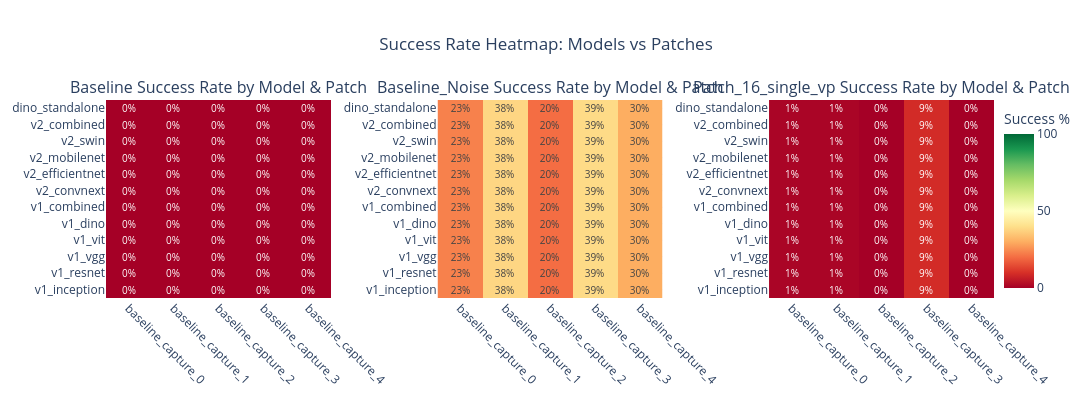

Notebook code cell kept with this figure:
### Code cell
# Heatmap visualization of success rates using Plotly
# Shows success rate matrix: Models vs Patches for each approach

# Get success columns from first experiment's dataframe
first_exp_name = list(experiment_dfs.keys())[0]
first_df = experiment_dfs[first_exp_name]
success_cols = [c for c in first_df.columns if c.endswith('_success')]
models = [c.replace('_success', '') for c in success_cols]

is_multi_pose = 'pose_idx' in first_df.columns

# Prepare heatmap data for all experiments
exp_names = list(experiment_dfs.keys())
n_experiments = len(exp_names)

# Create heatmap data for each experiment
heatmap_data_dict = {}
for exp_name, df in experiment_dfs.items():
    heatmap_data = []
    for col in success_cols:
        patch_rates = df.groupby('patch_name')[col].mean() * 100
        heatmap_data.append(patch_rates.values)
    heatmap_data_dict[exp_name] = heatmap_data

# Get patch names (from first experiment)
patch_names = first_df.groupby('patch_name').first().index.tolist()
# Truncate long patch names for display
patch_names_display = [p[:20] + '...' if len(p) > 20 else p for p in patch_names]

# Create side-by-side heatmaps for all experiments
fig = make_subplots(
    rows=1, cols=n_experiments,
    subplot_titles=[f'{name} Success Rate by Model & Patch' for name in exp_names],
    horizontal_spacing=0.12
)

# Add heatmap for each experiment
for exp_idx, exp_name in enumerate(exp_names):
    colorbar_x = (exp_idx + 1) / n_experiments - 0.02 if exp_idx < n_experiments - 1 else 1.0
    fig.add_trace(
        go.Heatmap(
            z=heatmap_data_dict[exp_name],
            x=patch_names_display,
            y=models,
            colorscale='RdYlGn',
            zmin=0,
            zmax=100,
            text=[[f'{v:.0f}%' for v in row] for row in heatmap_data_dict[exp_name]],
            texttemplate='%{text}',
            textfont={"size": 10},
            colorbar=dict(title='Success %' if exp_idx == n_experiments - 1 else '', x=colorbar_x),
            showscale=(exp_idx == n_experiments - 1)  # Only show colorbar on last heatmap
        ),
        row=1, col=exp_idx + 1
    )

fig.update_layout(
    title_text='Success Rate Heatmap: Models vs Patches',
    title_x=0.5,
    height=400,
    width=600 * n_experiments,
    template='plotly_white'
)

fig.update_xaxes(tickangle=45)

fig.write_html('success_rate_heatmap.html')
fig.show()
print("✓ Heatmap saved to 'success_rate_heatmap.html'")

### Figure 1 — Plotly figure (JSON) as saved in the notebook; plotly's stock layout.template omitted (floating-point values rounded to 4 significant figures)
{"data": [{"colorbar": {"title": {"text": ""}, "x": 0.3133}, "colorscale": [[0, "rgb(165,0,38)"], [0.1, "rgb(215,48,39)"], [0.2, "rgb(244,109,67)"], [0.3, "rgb(253,174,97)"], [0.4, "rgb(254,224,139)"], [0.5, "rgb(255,255,191)"], [0.6, "rgb(217,239,139)"], [0.7, "rgb(166,217,106)"], [0.8, "rgb(102,189,99)"], [0.9, "rgb(26,152,80)"], [1, "rgb(0,104,55)"]], "showscale": false, "text": [["0%", "0%", "0%", "0%", "0%"], ["0%", "0%", "0%", "0%", "0%"], ["0%", "0%", "0%", "0%", "0%"], ["0%", "0%", "0%", "0%", "0%"], ["0%", "0%", "0%", "0%", "0%"], ["0%", "0%", "0%", "0%", "0%"], ["0%", "0%", "0%", "0%", "0%"], ["0%", "0%", "0%", "0%", "0%"], ["0%", "0%", "0%", "0%", "0%"], ["0%", "0%", "0%", "0%", "0%"], ["0%", "0%", "0%", "0%", "0%"], ["0%", "0%", "0%", "0%", "0%"]], "textfont": {"size": 10}, "texttemplate": "%{text}", "type": "heatmap", "x": ["baseline_capture_0", "baseline_capture_1", "baseline_capture_2", "baseline_capture_3", "baseline_capture_4"], "xaxis": "x", "y": ["v1_inception", "v1_resnet", "v1_vgg", "v1_vit", "v1_dino", "v1_combined", "v2_convnext", "v2_efficientnet", "v2_mobilenet", "v2_swin", "v2_combined", "dino_standalone"], "yaxis": "y", "z": [[0, 0, 0, 0, 0], [0, 0, 0, 0, 0], [0, 0, 0, 0, 0], [0, 0, 0, 0, 0], [0, 0, 0, 0, 0], [0, 0, 0, 0, 0], [0, 0, 0, 0, 0], [0, 0, 0, 0, 0], [0, 0, 0, 0, 0], [0, 0, 0, 0, 0], [0, 0, 0, 0, 0], [0, 0, 0, 0, 0]], "zmax": 100, "zmin": 0}, {"colorbar": {"title": {"text": ""}, "x": 0.6467}, "colorscale": [[0, "rgb(165,0,38)"], [0.1, "rgb(215,48,39)"], [0.2, "rgb(244,109,67)"], [0.3, "rgb(253,174,97)"], [0.4, "rgb(254,224,139)"], [0.5, "rgb(255,255,191)"], [0.6, "rgb(217,239,139)"], [0.7, "rgb(166,217,106)"], [0.8, "rgb(102,189,99)"], [0.9, "rgb(26,152,80)"], [1, "rgb(0,104,55)"]], "showscale": false, "text": [["23%", "38%", "20%", "39%", "30%"], ["23%", "38%", "20%", "39%", "30%"], ["23%", "38%", "20%", "39%", "30%"], ["23%", "38%", "20%", "39%", "30%"], ["23%", "38%", "20%", "39%", "30%"], ["23%", "38%", "20%", "39%", "30%"], ["23%", "38%", "20%", "39%", "30%"], ["23%", "38%", "20%", "39%", "30%"], ["23%", "38%", "20%", "39%", "30%"], ["23%", "38%", "20%", "39%", "30%"], ["23%", "38%", "20%", "39%", "30%"], ["23%", "38%", "20%", "39%", "30%"]], "textfont": {"size": 10}, "texttemplate": "%{text}", "type": "heatmap", "x": ["baseline_capture_0", "baseline_capture_1", "baseline_capture_2", "baseline_capture_3", "baseline_capture_4"], "xaxis": "x2", "y": ["v1_inception", "v1_resnet", "v1_vgg", "v1_vit", "v1_dino", "v1_combined", "v2_convnext", "v2_efficientnet", "v2_mobilenet", "v2_swin", "v2_combined", "dino_standalone"], "yaxis": "y2", "z": [[23, 38, 20, 39, 30], [23, 38, 20, 39, 30], [23, 38, 20, 39, 30], [23, 38, 20, 39, 30], [23, 38, 20, 39, 30], [23, 38, 20, 39, 30], [23, 38, 20, 39, 30], [23, 38, 20, 39, 30], [23, 38, 20, 39, 30], [23, 38, 20, 39, 30], [23, 38, 20, 39, 30], [23, 38, 20, 39, 30]], "zmax": 100, "zmin": 0}, {"colorbar": {"title": {"text": "Success %"}, "x": 1}, "colorscale": [[0, "rgb(165,0,38)"], [0.1, "rgb(215,48,39)"], [0.2, "rgb(244,109,67)"], [0.3, "rgb(253,174,97)"], [0.4, "rgb(254,224,139)"], [0.5, "rgb(255,255,191)"], [0.6, "rgb(217,239,139)"], [0.7, "rgb(166,217,106)"], [0.8, "rgb(102,189,99)"], [0.9, "rgb(26,152,80)"], [1, "rgb(0,104,55)"]], "showscale": true, "text": [["1%", "1%", "0%", "9%", "0%", "7%", "3%", "0%"], ["1%", "1%", "0%", "9%", "0%", "7%", "3%", "0%"], ["1%", "1%", "0%", "9%", "0%", "7%", "3%", "0%"], ["1%", "1%", "0%", "9%", "0%", "7%", "3%", "0%"], ["1%", "1%", "0%", "9%", "0%", "7%", "3%", "0%"], ["1%", "1%", "0%", "9%", "0%", "7%", "3%", "0%"], ["1%", "1%", "0%", "9%", "0%", "7%", "3%", "0%"], ["1%", "1%", "0%", "9%", "0%", "7%", "3%", "0%"], ["1%", "1%", "0%", "9%", "0%", "7%", "3%", "0%"], ["1%", "1%", "0%", "9%", "0%", "7%", "3%", "0%"], ["1%", "1%", "0%", "9%", "0%", "7%", "3%", "0%"], ["1%", "1%", "0%", "9%", "0%", "7%", "3%", "0%"]], "textfont": {"size": 10}, "texttemplate": "%{text}", "type": "heatmap", "x": ["baseline_capture_0", "baseline_capture_1", "baseline_capture_2", "baseline_capture_3", "baseline_capture_4"], "xaxis": "x3", "y": ["v1_inception", "v1_resnet", "v1_vgg", "v1_vit", "v1_dino", "v1_combined", "v2_convnext", "v2_efficientnet", "v2_mobilenet", "v2_swin", "v2_combined", "dino_standalone"], "yaxis": "y3", "z": [[1, 1, 0, 9, 0, 7.0, 3, 0], [1, 1, 0, 9, 0, 7.0, 3, 0], [1, 1, 0, 9, 0, 7.0, 3, 0], [1, 1, 0, 9, 0, 7.0, 3, 0], [1, 1, 0, 9, 0, 7.0, 3, 0], [1, 1, 0, 9, 0, 7.0, 3, 0], [1, 1, 0, 9, 0, 7.0, 3, 0], [1, 1, 0, 9, 0, 7.0, 3, 0], [1, 1, 0, 9, 0, 7.0, 3, 0], [1, 1, 0, 9, 0, 7.0, 3, 0], [1, 1, 0, 9, 0, 7.0, 3, 0], [1, 1, 0, 9, 0, 7.0, 3, 0]], "zmax": 100, "zmin": 0}], "layout": {"annotations": [{"font": {"size": 16}, "showarrow": false, "text": "Baseline Success Rate by Model & Patch", "x": 0.1267, "xanchor": "center", "xref": "paper", "y": 1, "yanchor": "bottom", "yref": "paper"}, {"font": {"size": 16}, "showarrow": false, "text": "Baseline_Noise Success Rate by Model & Patch", "x": 0.5, "xanchor": "center", "xref": "paper", "y": 1, "yanchor": "bottom", "yref": "paper"}, {"font": {"size": 16}, "showarrow": false, "text": "Patch_16_single_vp Success Rate by Model & Patch", "x": 0.8733, "xanchor": "center", "xref": "paper", "y": 1, "yanchor": "bottom", "yref": "paper"}], "height": 400, "title": {"text": "Success Rate Heatmap: Models vs Patches", "x": 0.5}, "width": 1800, "xaxis": {"anchor": "y", "domain": [0, 0.2533], "tickangle": 45}, "xaxis2": {"anchor": "y2", "domain": [0.3733, 0.6267], "tickangle": 45}, "xaxis3": {"anchor": "y3", "domain": [0.7467, 1], "tickangle": 45}, "yaxis": {"anchor": "x", "domain": [0, 1]}, "yaxis2": {"anchor": "x2", "domain": [0, 1]}, "yaxis3": {"anchor": "x3", "domain": [0, 1]}}}
